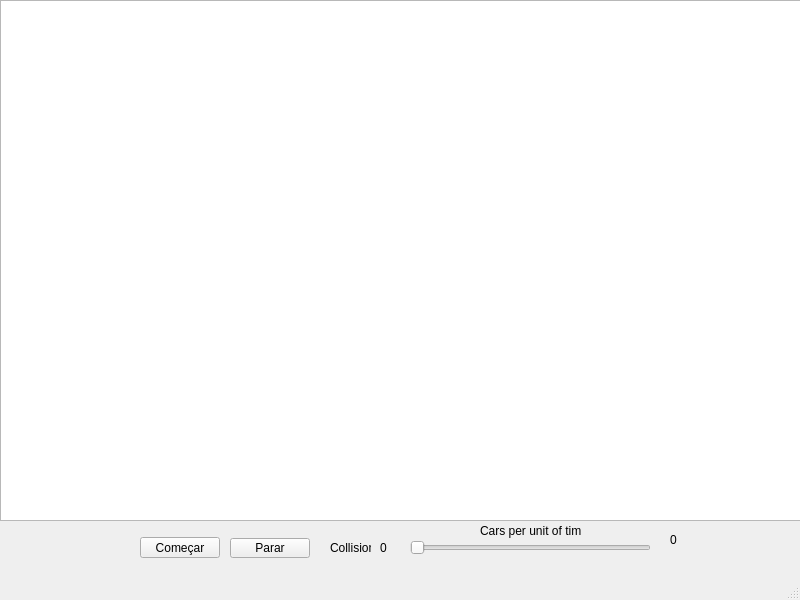
<?xml version="1.0" encoding="UTF-8"?>
<ui version="4.0">
 <class>MainWindow</class>
 <widget class="QMainWindow" name="MainWindow">
  <property name="geometry">
   <rect>
    <x>0</x>
    <y>0</y>
    <width>800</width>
    <height>600</height>
   </rect>
  </property>
  <property name="windowTitle">
   <string>MainWindow</string>
  </property>
  <widget class="QWidget" name="centralwidget">
   <widget class="QGraphicsView" name="graphicsView">
    <property name="geometry">
     <rect>
      <x>0</x>
      <y>0</y>
      <width>801</width>
      <height>521</height>
     </rect>
    </property>
   </widget>
   <widget class="QPushButton" name="comecar">
    <property name="geometry">
     <rect>
      <x>140</x>
      <y>537</y>
      <width>80</width>
      <height>21</height>
     </rect>
    </property>
    <property name="text">
     <string>Começar</string>
    </property>
   </widget>
   <widget class="QPushButton" name="parar">
    <property name="geometry">
     <rect>
      <x>230</x>
      <y>538</y>
      <width>80</width>
      <height>20</height>
     </rect>
    </property>
    <property name="text">
     <string>Parar</string>
    </property>
   </widget>
   <widget class="QLabel" name="label">
    <property name="geometry">
     <rect>
      <x>330</x>
      <y>540</y>
      <width>41</width>
      <height>16</height>
     </rect>
    </property>
    <property name="text">
     <string>Collisions :</string>
    </property>
   </widget>
   <widget class="QLabel" name="nCollisions">
    <property name="geometry">
     <rect>
      <x>380</x>
      <y>540</y>
      <width>37</width>
      <height>16</height>
     </rect>
    </property>
    <property name="text">
     <string>0</string>
    </property>
   </widget>
   <widget class="QLabel" name="label_2">
    <property name="geometry">
     <rect>
      <x>480</x>
      <y>520</y>
      <width>101</width>
      <height>21</height>
     </rect>
    </property>
    <property name="text">
     <string>Cars per unit of time</string>
    </property>
   </widget>
   <widget class="QSlider" name="horizontalSlider">
    <property name="geometry">
     <rect>
      <x>410</x>
      <y>540</y>
      <width>241</width>
      <height>16</height>
     </rect>
    </property>
    <property name="orientation">
     <enum>Qt::Horizontal</enum>
    </property>
   </widget>
   <widget class="QLabel" name="ncars">
    <property name="geometry">
     <rect>
      <x>670</x>
      <y>530</y>
      <width>63</width>
      <height>20</height>
     </rect>
    </property>
    <property name="text">
     <string>0</string>
    </property>
   </widget>
  </widget>
  <widget class="QMenuBar" name="menubar">
   <property name="geometry">
    <rect>
     <x>0</x>
     <y>0</y>
     <width>800</width>
     <height>26</height>
    </rect>
   </property>
  </widget>
  <widget class="QStatusBar" name="statusbar"/>
 </widget>
 <resources/>
 <connections/>
</ui>
